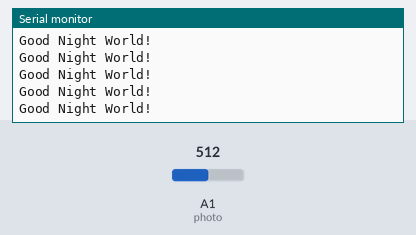
Bench run of a sketch on a simulated Arduino Uno, built with avr-gcc and run on an emulated ATmega328P. On the bench: the last lines printed to the serial monitor. The inputs (shaded band) are chosen by the test bench; at power-on: A1 (photo) = 512.

Above: at 1.2 s.
1.3 s: A1 (photo) set to 492
At 2.2 s:
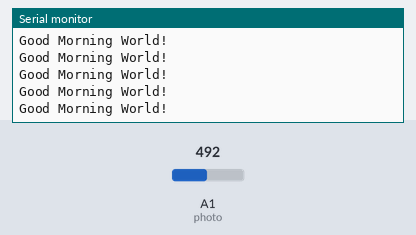
3.2 s: A1 (photo) set to 510
At 4.2 s:
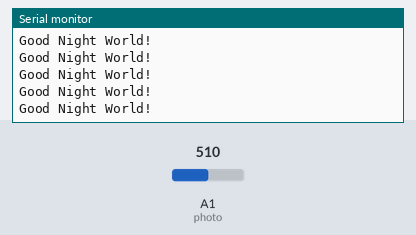
6.2 s: A1 (photo) set to 490
At 7.1 s:
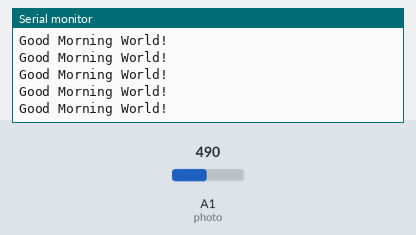
9.2 s: A1 (photo) set to 511
At 10.2 s:
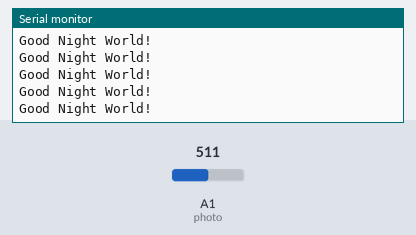
12.2 s: A1 (photo) set to 306
At 13.1 s:
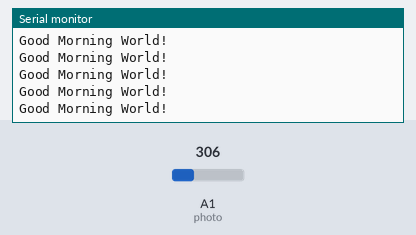
15.2 s: A1 (photo) set to 716
At 16.3 s:
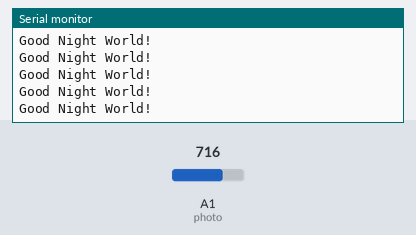

The sketch:

Sketch2.ino
```cpp
#define photo A1

void setup()
{
    Serial.begin (9600);
    pinMode (photo, INPUT);
}

void loop()
{
    int a = (analogRead(photo));

    if (a < 500)
    {
        Serial.println ("Good Morning World!");
    }

    else
    {
        Serial.println ("Good Night World!");
    }
}
```

Sketch2.cpp
```cpp
#define photo A1

void setup()
{
    Serial.begin (9600);
    pinMode (photo, INPUT);
}

void loop()
{
    int a = (analogRead(photo));

    if (a < 500)
    {
        Serial.println ("Good Morning World!");
    }

    else
    {
        Serial.println ("Good Night World!");
    }
}
```

Measured:
- the behaviour switches between 500 and 499 on A1 (photo) (found by bisection; images 0 and 1)
- after the input at 1.3 s, the serial monitor: prints a new line after 0.08 s (image 1)
